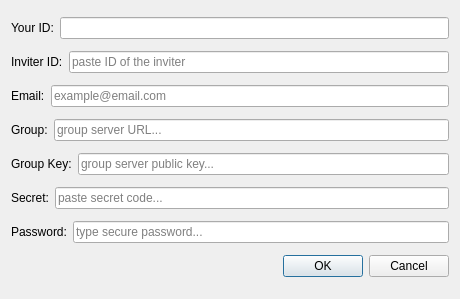
<?xml version="1.0" encoding="UTF-8"?>
<ui version="4.0">
 <class>RegisterDialog</class>
 <widget class="QDialog" name="RegisterDialog">
  <property name="geometry">
   <rect>
    <x>0</x>
    <y>0</y>
    <width>460</width>
    <height>299</height>
   </rect>
  </property>
  <property name="windowTitle">
   <string>Dialog</string>
  </property>
  <layout class="QVBoxLayout" name="verticalLayout">
   <item>
    <layout class="QHBoxLayout" name="horizontalLayout_3">
     <item>
      <widget class="QLabel" name="id_label">
       <property name="text">
        <string>Your ID:</string>
       </property>
       <property name="buddy">
        <cstring>id_line</cstring>
       </property>
      </widget>
     </item>
     <item>
      <widget class="QLineEdit" name="id_line">
       <property name="readOnly">
        <bool>true</bool>
       </property>
      </widget>
     </item>
    </layout>
   </item>
   <item>
    <layout class="QHBoxLayout" name="horizontalLayout_7">
     <item>
      <widget class="QLabel" name="inviter_label">
       <property name="text">
        <string>Inviter ID:</string>
       </property>
       <property name="buddy">
        <cstring>secret_line</cstring>
       </property>
      </widget>
     </item>
     <item>
      <widget class="QLineEdit" name="inviter_line">
       <property name="placeholderText">
        <string>paste ID of the inviter</string>
       </property>
      </widget>
     </item>
    </layout>
   </item>
   <item>
    <layout class="QHBoxLayout" name="horizontalLayout_5">
     <item>
      <widget class="QLabel" name="email_label">
       <property name="text">
        <string>Email:</string>
       </property>
       <property name="buddy">
        <cstring>secret_line</cstring>
       </property>
      </widget>
     </item>
     <item>
      <widget class="QLineEdit" name="email_line">
       <property name="placeholderText">
        <string>example@email.com</string>
       </property>
      </widget>
     </item>
    </layout>
   </item>
   <item>
    <layout class="QHBoxLayout" name="horizontalLayout_4">
     <item>
      <widget class="QLabel" name="group_label">
       <property name="text">
        <string>Group:</string>
       </property>
       <property name="buddy">
        <cstring>secret_line</cstring>
       </property>
      </widget>
     </item>
     <item>
      <widget class="QLineEdit" name="group_line">
       <property name="placeholderText">
        <string>group server URL...</string>
       </property>
      </widget>
     </item>
    </layout>
   </item>
   <item>
    <layout class="QHBoxLayout" name="horizontalLayout_6">
     <item>
      <widget class="QLabel" name="group_key_label">
       <property name="text">
        <string>Group Key:</string>
       </property>
       <property name="buddy">
        <cstring>secret_line</cstring>
       </property>
      </widget>
     </item>
     <item>
      <widget class="QLineEdit" name="group_key_line">
       <property name="placeholderText">
        <string>group server public key...</string>
       </property>
      </widget>
     </item>
    </layout>
   </item>
   <item>
    <layout class="QHBoxLayout" name="horizontalLayout">
     <item>
      <widget class="QLabel" name="secret_label">
       <property name="text">
        <string>Secret:</string>
       </property>
       <property name="buddy">
        <cstring>secret_line</cstring>
       </property>
      </widget>
     </item>
     <item>
      <widget class="QLineEdit" name="secret_line">
       <property name="placeholderText">
        <string>paste secret code...</string>
       </property>
      </widget>
     </item>
    </layout>
   </item>
   <item>
    <layout class="QHBoxLayout" name="horizontalLayout_2">
     <item>
      <widget class="QLabel" name="password_label">
       <property name="text">
        <string>Password:</string>
       </property>
       <property name="buddy">
        <cstring>password_line</cstring>
       </property>
      </widget>
     </item>
     <item>
      <widget class="QLineEdit" name="password_line">
       <property name="maxLength">
        <number>256</number>
       </property>
       <property name="echoMode">
        <enum>QLineEdit::Password</enum>
       </property>
       <property name="placeholderText">
        <string>type secure password...</string>
       </property>
      </widget>
     </item>
    </layout>
   </item>
   <item>
    <widget class="QDialogButtonBox" name="buttonBox">
     <property name="orientation">
      <enum>Qt::Horizontal</enum>
     </property>
     <property name="standardButtons">
      <set>QDialogButtonBox::Cancel|QDialogButtonBox::Ok</set>
     </property>
    </widget>
   </item>
  </layout>
 </widget>
 <resources/>
 <connections>
  <connection>
   <sender>buttonBox</sender>
   <signal>accepted()</signal>
   <receiver>RegisterDialog</receiver>
   <slot>accept()</slot>
   <hints>
    <hint type="sourcelabel">
     <x>184</x>
     <y>278</y>
    </hint>
    <hint type="destinationlabel">
     <x>157</x>
     <y>274</y>
    </hint>
   </hints>
  </connection>
  <connection>
   <sender>buttonBox</sender>
   <signal>rejected()</signal>
   <receiver>RegisterDialog</receiver>
   <slot>reject()</slot>
   <hints>
    <hint type="sourcelabel">
     <x>184</x>
     <y>284</y>
    </hint>
    <hint type="destinationlabel">
     <x>286</x>
     <y>274</y>
    </hint>
   </hints>
  </connection>
 </connections>
</ui>
